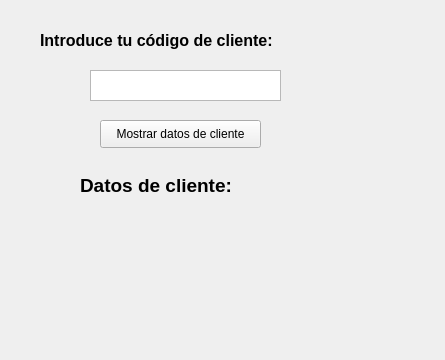
<?xml version="1.0" encoding="UTF-8"?>
<ui version="4.0">
 <class>mostrarDetalle</class>
 <widget class="QWidget" name="mostrarDetalle">
  <property name="geometry">
   <rect>
    <x>0</x>
    <y>0</y>
    <width>445</width>
    <height>360</height>
   </rect>
  </property>
  <property name="windowTitle">
   <string>Form</string>
  </property>
  <widget class="QPushButton" name="detalle">
   <property name="geometry">
    <rect>
     <x>100</x>
     <y>120</y>
     <width>161</width>
     <height>28</height>
    </rect>
   </property>
   <property name="text">
    <string>Mostrar datos de cliente</string>
   </property>
  </widget>
  <widget class="QTextEdit" name="idCliente">
   <property name="geometry">
    <rect>
     <x>90</x>
     <y>70</y>
     <width>191</width>
     <height>31</height>
    </rect>
   </property>
  </widget>
  <widget class="QLabel" name="label">
   <property name="geometry">
    <rect>
     <x>40</x>
     <y>10</y>
     <width>341</width>
     <height>61</height>
    </rect>
   </property>
   <property name="font">
    <font>
     <pointsize>12</pointsize>
     <weight>75</weight>
     <bold>true</bold>
    </font>
   </property>
   <property name="text">
    <string>Introduce tu código de cliente:</string>
   </property>
  </widget>
  <widget class="QLabel" name="mostrarResultados">
   <property name="geometry">
    <rect>
     <x>50</x>
     <y>220</y>
     <width>321</width>
     <height>81</height>
    </rect>
   </property>
   <property name="font">
    <font>
     <pointsize>16</pointsize>
    </font>
   </property>
   <property name="text">
    <string/>
   </property>
  </widget>
  <widget class="QLabel" name="label_2">
   <property name="geometry">
    <rect>
     <x>80</x>
     <y>170</y>
     <width>251</width>
     <height>31</height>
    </rect>
   </property>
   <property name="font">
    <font>
     <pointsize>14</pointsize>
     <weight>75</weight>
     <bold>true</bold>
    </font>
   </property>
   <property name="text">
    <string>Datos de cliente:</string>
   </property>
  </widget>
 </widget>
 <resources/>
 <connections/>
</ui>
